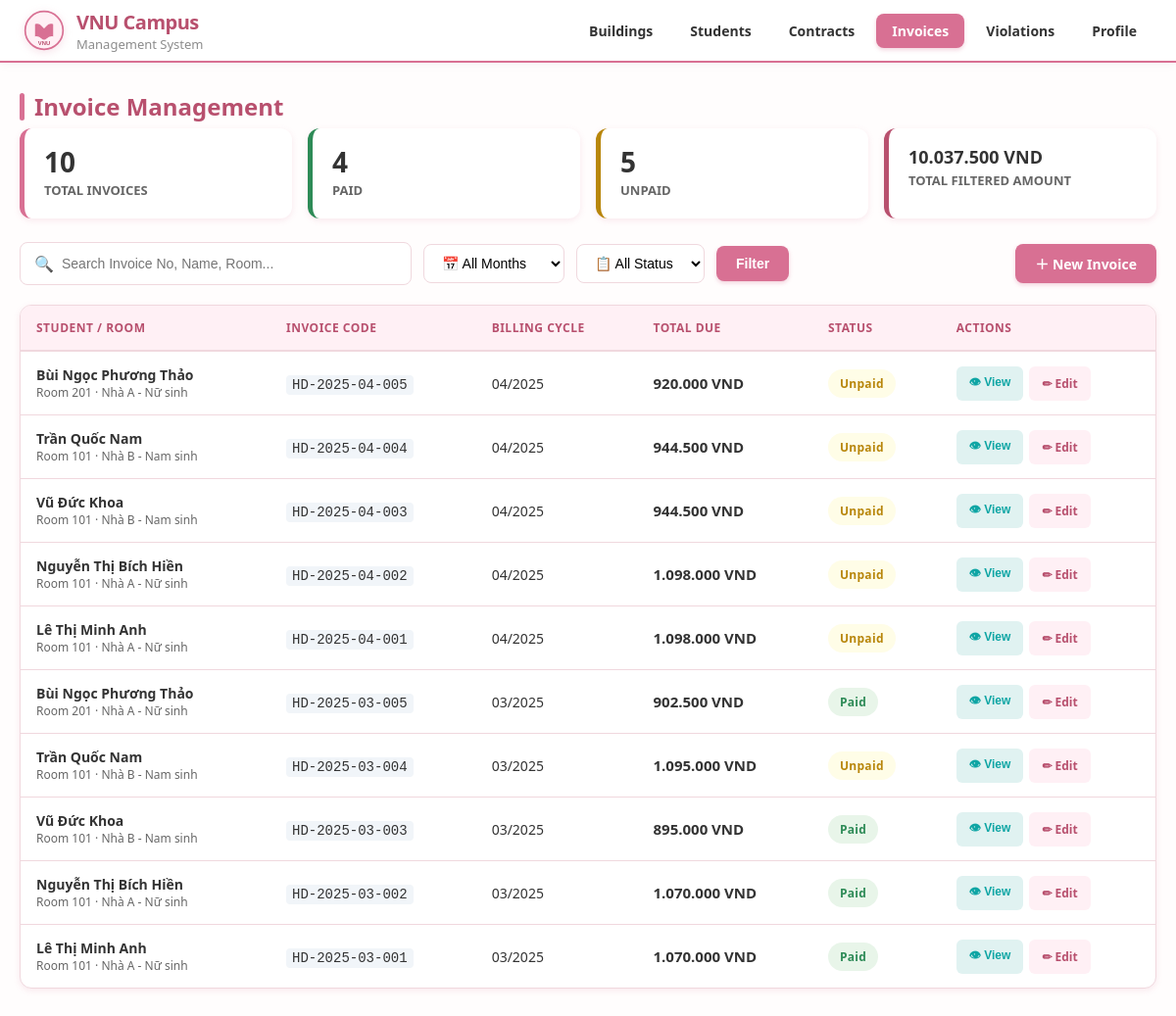
/ktx/InvoiceView.php, run on the app's committed database.
### tables this page shows
CREATE TABLE invoices (
    invoice_id          INT            NOT NULL AUTO_INCREMENT,
    invoice_code        VARCHAR(30)    NOT NULL UNIQUE,
    contract_id         INT            NOT NULL,
    student_id          INT            NOT NULL,
    billing_month       CHAR(7)        NOT NULL               COMMENT 'YYYY-MM',
     
    room_fee            DECIMAL(10,2)  NOT NULL DEFAULT 0,
    electricity_fee     DECIMAL(10,2)  NOT NULL DEFAULT 0     COMMENT 'Chốt từ utility_readings lúc xuất HĐ',
    electricity_kwh     DECIMAL(10,2)  NOT NULL DEFAULT 0     COMMENT 'Snapshot số kWh tiêu thụ',
    electricity_rate    DECIMAL(8,2)   NOT NULL DEFAULT 0     COMMENT 'Snapshot đơn giá điện lúc xuất HĐ',
    water_fee           DECIMAL(10,2)  NOT NULL DEFAULT 0     COMMENT 'Chốt từ utility_readings lúc xuất HĐ',
    water_m3            DECIMAL(10,2)  NOT NULL DEFAULT 0     COMMENT 'Snapshot số m³ tiêu thụ',
    water_rate          DECIMAL(8,2)   NOT NULL DEFAULT 0     COMMENT 'Snapshot đơn giá nước lúc xuất HĐ',
    service_fee         DECIMAL(10,2)  NOT NULL DEFAULT 0,
    penalty_fee         DECIMAL(10,2)  NOT NULL DEFAULT 0,
    discount            DECIMAL(10,2)  NOT NULL DEFAULT 0,
    total_amount        DECIMAL(10,2)  NOT NULL,
    due_date            DATE           NOT NULL,
    paid_amount         DECIMAL(10,2)  NOT NULL DEFAULT 0,
    paid_date           DATE           DEFAULT NULL,
    payment_method      ENUM('cash','bank_transfer','momo','vnpay','other') DEFAULT NULL,
    payment_note        VARCHAR(255)   DEFAULT NULL,
    status_code         VARCHAR(50)    NOT NULL DEFAULT 'unpaid',
    issued_by           INT            DEFAULT NULL,
    created_at          DATETIME       NOT NULL DEFAULT CURRENT_TIMESTAMP,
    updated_at          DATETIME       NOT NULL DEFAULT CURRENT_TIMESTAMP ON UPDATE CURRENT_TIMESTAMP,
    created_by          INT            DEFAULT NULL,           
    updated_by          INT            DEFAULT NULL,           
    PRIMARY KEY (invoice_id),
    FOREIGN KEY (contract_id) REFERENCES contracts(contract_id) ON DELETE CASCADE,
    FOREIGN KEY (student_id)  REFERENCES students(student_id)   ON DELETE CASCADE,
    FOREIGN KEY (issued_by)   REFERENCES users(user_id)         ON DELETE SET NULL,
    INDEX idx_billing_month (billing_month),
    INDEX idx_status_code   (status_code),
    INDEX idx_due_date      (due_date)
);

CREATE TABLE students (
    student_id     INT           NOT NULL AUTO_INCREMENT,
    user_id        INT           NOT NULL,
    student_code   VARCHAR(20)   NOT NULL UNIQUE           COMMENT 'MSSV',
    full_name      VARCHAR(100)  NOT NULL,
    date_of_birth  DATE          NOT NULL,
    gender         ENUM('male','female','other') NOT NULL,
    id_card        VARCHAR(20)   NOT NULL UNIQUE           COMMENT 'CCCD/CMND — [d] UNIQUE',
    faculty        VARCHAR(100)  NOT NULL,
    major          VARCHAR(100)  NOT NULL,
    intake_year    YEAR          NOT NULL,
    class_name     VARCHAR(30)   NOT NULL,
    hometown       VARCHAR(200)  DEFAULT NULL,
    address        VARCHAR(255)  DEFAULT NULL,
    parent_name    VARCHAR(100)  DEFAULT NULL,
    parent_phone   VARCHAR(15)   DEFAULT NULL UNIQUE,       
    health_status  TEXT          DEFAULT NULL,
    status_code    VARCHAR(50)   NOT NULL DEFAULT 'active' COMMENT 'Ref: statuses(student,code)',
    created_at     DATETIME      NOT NULL DEFAULT CURRENT_TIMESTAMP,
    updated_at     DATETIME      NOT NULL DEFAULT CURRENT_TIMESTAMP ON UPDATE CURRENT_TIMESTAMP,
    created_by     INT           DEFAULT NULL,              
    updated_by     INT           DEFAULT NULL,              
    PRIMARY KEY (student_id),
    FOREIGN KEY (user_id) REFERENCES users(user_id) ON DELETE CASCADE,
    INDEX idx_student_code (student_code),
    INDEX idx_faculty      (faculty),
    INDEX idx_status_code  (status_code)
);

CREATE TABLE rooms (
    room_id           INT           NOT NULL AUTO_INCREMENT,
    building_id       INT           NOT NULL,
    type_id           INT           NOT NULL,               
    room_number       VARCHAR(10)   NOT NULL,
    floor             TINYINT       NOT NULL,
    current_occupancy TINYINT       NOT NULL DEFAULT 0,
    extra_facilities  JSON          DEFAULT NULL           COMMENT 'Tiện nghi bổ sung riêng phòng này',
    status_code       VARCHAR(50)   NOT NULL DEFAULT 'available',
    notes             TEXT          DEFAULT NULL,
    created_at        DATETIME      NOT NULL DEFAULT CURRENT_TIMESTAMP,
    updated_at        DATETIME      NOT NULL DEFAULT CURRENT_TIMESTAMP ON UPDATE CURRENT_TIMESTAMP,
    created_by        INT           DEFAULT NULL,           
    updated_by        INT           DEFAULT NULL,           
    PRIMARY KEY (room_id),
    FOREIGN KEY (building_id) REFERENCES buildings(building_id) ON DELETE CASCADE,
    FOREIGN KEY (type_id)     REFERENCES room_types(type_id),
    UNIQUE KEY uq_room (building_id, room_number),
    INDEX idx_status_code (status_code)
);

CREATE TABLE buildings (
    building_id    INT           NOT NULL AUTO_INCREMENT,
    building_code  VARCHAR(10)   NOT NULL UNIQUE,
    building_name  VARCHAR(100)  NOT NULL,
    gender_type    ENUM('male','female','mixed') NOT NULL,
    total_floors   TINYINT       NOT NULL DEFAULT 1,
    total_rooms    SMALLINT      NOT NULL DEFAULT 0,
    manager_name   VARCHAR(100)  DEFAULT NULL,
    manager_phone  VARCHAR(15)   DEFAULT NULL,
    description    TEXT          DEFAULT NULL,
    is_active      TINYINT(1)    NOT NULL DEFAULT 1,
    created_at     DATETIME      NOT NULL DEFAULT CURRENT_TIMESTAMP,
    updated_at     DATETIME      NOT NULL DEFAULT CURRENT_TIMESTAMP ON UPDATE CURRENT_TIMESTAMP,
    created_by     INT           DEFAULT NULL,              
    updated_by     INT           DEFAULT NULL,              
    PRIMARY KEY (building_id)
);

### ktx/InvoiceView.php (the view, shortened to what this page needs)
<?php
$host = 'localhost'; $db = 'campus_final'; $user = 'root'; $pass = ''; $charset = 'utf8mb4';
try {
    $pdo = new PDO("mysql:host=$host;dbname=$db;charset=$charset", $user, $pass, [
        PDO::ATTR_ERRMODE => PDO::ERRMODE_EXCEPTION, PDO::ATTR_DEFAULT_FETCH_MODE => PDO::FETCH_ASSOC
    ]);
} catch (PDOException $e) { die('DB Error'); }
$search       = trim($_GET['search'] ?? '');
$sql = "SELECT i.*, s.full_name, s.student_code, s.student_id, r.room_number, b.building_name
        FROM invoices i JOIN students s ON s.student_id = i.student_id
        JOIN contracts c ON c.contract_id = i.contract_id
        JOIN rooms r ON r.room_id = c.room_id JOIN buildings b ON b.building_id = r.building_id";
$where = []; $params = [];
$sql .= " ORDER BY i.billing_month DESC, i.invoice_id DESC";
$stmt = $pdo->prepare($sql); $stmt->execute($params);
$invoices = $stmt->fetchAll();
$total    = count($invoices);
$paid     = count(array_filter($invoices, fn($i) => $i['status_code'] === 'paid'));
$unpaid   = count(array_filter($invoices, fn($i) => $i['status_code'] === 'unpaid'));
$totalAmt = array_sum(array_column($invoices, 'total_amount'));
function fmtMoney($n) { return number_format((float)$n, 0, ',', '.') . ' VND'; }
include 'header.php';
?>
<main class="page">
    <h1 class="page-title">Invoice Management</h1>
    <div class="stats-row">
        <div class="stat-card">
            <div class="stat-value"><?= $total ?></div><div class="stat-label">Total Invoices</div>
        </div>
        <div class="stat-card green">
            <div class="stat-value"><?= $paid ?></div><div class="stat-label">Paid</div>
        </div>
        <div class="stat-card yellow">
            <div class="stat-value"><?= $unpaid ?></div><div class="stat-label">Unpaid</div>
        </div>
        <div class="stat-card" style="border-color:var(--primary-dk)">
            <div class="stat-value" style="font-size:18px"><?= fmtMoney($totalAmt) ?></div><div class="stat-label">Total Filtered Amount</div>
        </div>
    </div>
    <form method="GET">
        <div class="toolbar">
            <div class="search-box">
                <span>🔍</span>
                <input type="text" name="search" placeholder="Search Invoice No, Name, Room..." value="<?= htmlspecialchars($search) ?>">
            </div>
            <select name="billing_month" class="filter-select" onchange="this.form.submit()">
                <option value="">📅 All Months</option>
            </select>
            <select name="status" class="filter-select" onchange="this.form.submit()">
                <option value="">📋 All Status</option>
            </select>
            <button type="submit" class="btn btn-primary">Filter</button>
            <a href="InvoiceFormView.php" class="btn btn-primary" style="margin-left:auto">＋ New Invoice</a>
        </div>
    </form>
    <div class="table-wrap">
        <div class="table-responsive">
            <table>
                <thead>
                    <tr>
                        <th>Student / Room</th>
                        <th>Invoice Code</th>
                        <th>Billing Cycle</th>
                        <th>Total Due</th>
                        <th>Status</th>
                        <th>Actions</th>
                    </tr>
                </thead>
                <tbody>
                <?php if (empty($invoices)): ?>
                    <tr><td colspan="6" style="text-align:center;padding:40px;color:var(--muted)">No data available.</td></tr>
                <?php else: ?>
                    <?php foreach ($invoices as $inv):
                        $statusClass = $inv['status_code'] === 'paid' ? 'badge-green' : 'badge-yellow';
                        $statusText  = $inv['status_code'] === 'paid' ? 'Paid' : 'Unpaid';
                    ?>
                    <tr>
                        <td>
                            <div style="font-weight:600"><?= htmlspecialchars($inv['full_name']) ?></div>
                            <div style="font-size:12px;color:var(--muted)">Room <?= htmlspecialchars($inv['room_number']) ?> · <?= htmlspecialchars($inv['building_name']) ?></div>
                        </td>
                        <td><code style="background:#f1f5f9;padding:2px 6px;border-radius:4px"><?= htmlspecialchars($inv['invoice_code']) ?></code></td>
                        <td><?= date('m/Y', strtotime($inv['billing_month'] . '-01')) ?></td>
                        <td><strong style="color:var(--text);font-size:15px"><?= fmtMoney($inv['total_amount']) ?></strong></td>
                        <td><span class="badge <?= $statusClass ?>"><?= $statusText ?></span></td>
                        <td>
                            <div style="display:flex;gap:6px">
                                <button class="btn btn-view btn-sm" onclick="showModal(<?= htmlspecialchars(json_encode($inv), ENT_QUOTES) ?>)">👁 View</button>
                                <a href="InvoiceFormView.php?invoice_id=<?= $inv['invoice_id'] ?>" class="btn btn-edit btn-sm">✏ Edit</a>
                            </div>
                        </td>
                    </tr>
                    <?php endforeach; ?>
                <?php endif; ?>
                </tbody>
            </table>
        </div>
    </div>
</main>
</body>
</html>

### ktx/style.css (style rules this page uses)
*, *::before, *::after { box-sizing: border-box; margin: 0; padding: 0; }
:root { --bg: #FFFDFD; --card: #ffffff; --primary: #D87093; --primary-hover: #C25A7A; --primary-dk:#B8506E; --primary-lt:#FFF0F5; --text: #333333; --muted: #666666; --border: #F0D8DE; --green: #2E8B57; --green-lt: #E8F5E9; --red: #D32F2F; --red-lt: #FFE4E1; --yellow: #B8860B; --yellow-lt: #FFFDE7; --blue: #0ea5a4; --blue-lt: #E0F2F1; --purple: #8E24AA; --purple-lt: #F3E8FF; --radius: 12px; --shadow: 0 2px 6px rgba(216, 112, 147, 0.15); }
body { font-family: 'Segoe UI', system-ui, sans-serif; background: var(--bg); color: var(--text); min-height: 100vh; }
.page { max-width: 1280px; margin: 0 auto; padding: 28px 20px; }
.page-title { font-size: 24px; font-weight: 700; color: var(--primary-dk); display: flex; align-items: center; gap: 10px; margin-bottom: 6px; }
.page-title::before { content: ''; display: block; width: 5px; height: 28px; background: var(--primary); border-radius: 3px; }
.stats-row, .summary-row { display: grid; grid-template-columns: repeat(auto-fit, minmax(160px, 1fr)); gap: 16px; margin-bottom: 24px; }
.stat-card { background: var(--card); border-radius: var(--radius); padding: 20px; box-shadow: var(--shadow); border-left: 5px solid var(--primary); transition: transform 0.2s ease; }
.stat-card.green { border-color: var(--green); }
.stat-card.yellow { border-color: var(--yellow); }
.stat-value { font-size: 28px; font-weight: 800; line-height: 1; color: var(--text); }
.stat-label { font-size: 13px; font-weight: 600; color: var(--muted); margin-top: 6px; text-transform: uppercase; }
.table-wrap { background: var(--card); border-radius: var(--radius); box-shadow: var(--shadow); overflow: hidden; border: 1px solid var(--border); }
.table-responsive { overflow-x: auto; }
table { width: 100%; border-collapse: collapse; font-size: 14px; }
thead th { background: var(--primary-lt); padding: 14px 16px; text-align: left; font-size: 12px; font-weight: 700; color: var(--primary-dk); text-transform: uppercase; letter-spacing: .5px; border-bottom: 2px solid var(--border); white-space: nowrap; }
tbody tr { border-bottom: 1px solid var(--border); transition: background .15s; }
tbody tr:last-child { border-bottom: none; }
td { padding: 14px 16px; vertical-align: middle; }
.toolbar { display: flex; gap: 12px; align-items: center; margin-bottom: 20px; flex-wrap: wrap; }
.search-box { display: flex; align-items: center; gap: 8px; background: var(--card); border: 1px solid var(--border); border-radius: 8px; padding: 10px 14px; flex: 1; min-width: 200px; max-width: 400px; transition: border 0.2s; }
.search-box input { border: none; outline: none; font-size: 14px; width: 100%; background: transparent; color: var(--text); }
.filter-select { padding: 10px 14px; border: 1px solid var(--border); border-radius: 8px; font-size: 14px; outline: none; background: #fff; font-weight: 500; cursor: pointer; }
.btn { display: inline-flex; align-items: center; gap: 6px; padding: 10px 20px; border-radius: 8px; font-size: 14px; font-weight: 600; cursor: pointer; border: none; text-decoration: none; transition: all .2s; }
.btn-primary { background: var(--primary); color: #fff; box-shadow: 0 2px 4px rgba(216, 112, 147, 0.3); }
.btn-edit { background: var(--primary-lt); color: var(--primary-dk); border: 1px solid transparent; }
.btn-view { background: var(--blue-lt); color: var(--blue); border: 1px solid transparent; }
.btn-sm { padding: 6px 12px; font-size: 12px; border-radius: 6px; }
.badge, .status-badge { display: inline-flex; align-items: center; gap: 4px; padding: 6px 12px; border-radius: 20px; font-size: 12px; font-weight: 700; white-space: nowrap; letter-spacing: 0.3px; }
.badge-green, .status-available { background: var(--green-lt); color: var(--green); }
.badge-yellow, .status-maintenance { background: var(--yellow-lt); color: var(--yellow); }

### data on the page
invoices: student.full_name "Bùi Ngọc Phương Thảo", rooms.room_number "201", buildings.building_name "Nhà A - Nữ sinh", invoice_code "HD-2025-04-005", billing_month "04/2025", total_amount "920.000 VND", status_code "Unpaid"
invoices: student.full_name "Trần Quốc Nam", rooms.room_number "101", buildings.building_name "Nhà B - Nam sinh", invoice_code "HD-2025-04-004", billing_month "04/2025", total_amount "944.500 VND", status_code "Unpaid"
invoices: student.full_name "Vũ Đức Khoa", rooms.room_number "101", buildings.building_name "Nhà B - Nam sinh", invoice_code "HD-2025-04-003", billing_month "04/2025", total_amount "944.500 VND", status_code "Unpaid"
invoices: student.full_name "Nguyễn Thị Bích Hiền", rooms.room_number "101", buildings.building_name "Nhà A - Nữ sinh", invoice_code "HD-2025-04-002", billing_month "04/2025", total_amount "1.098.000 VND", status_code "Unpaid"
invoices: student.full_name "Lê Thị Minh Anh", rooms.room_number "101", buildings.building_name "Nhà A - Nữ sinh", invoice_code "HD-2025-04-001", billing_month "04/2025", total_amount "1.098.000 VND", status_code "Unpaid"
invoices: student.full_name "Bùi Ngọc Phương Thảo", rooms.room_number "201", buildings.building_name "Nhà A - Nữ sinh", invoice_code "HD-2025-03-005", billing_month "03/2025", total_amount "902.500 VND", status_code "Paid"
invoices: student.full_name "Trần Quốc Nam", rooms.room_number "101", buildings.building_name "Nhà B - Nam sinh", invoice_code "HD-2025-03-004", billing_month "03/2025", total_amount "1.095.000 VND", status_code "Unpaid"
invoices: student.full_name "Vũ Đức Khoa", rooms.room_number "101", buildings.building_name "Nhà B - Nam sinh", invoice_code "HD-2025-03-003", billing_month "03/2025", total_amount "895.000 VND", status_code "Paid"
invoices: student.full_name "Nguyễn Thị Bích Hiền", rooms.room_number "101", buildings.building_name "Nhà A - Nữ sinh", invoice_code "HD-2025-03-002", billing_month "03/2025", total_amount "1.070.000 VND", status_code "Paid"
invoices: student.full_name "Lê Thị Minh Anh", rooms.room_number "101", buildings.building_name "Nhà A - Nữ sinh", invoice_code "HD-2025-03-001", billing_month "03/2025", total_amount "1.070.000 VND", status_code "Paid"

### other printed values
$total "10"
$paid "4"
$unpaid "5"
fmtMoney($totalAmt) "10.037.500 VND"
